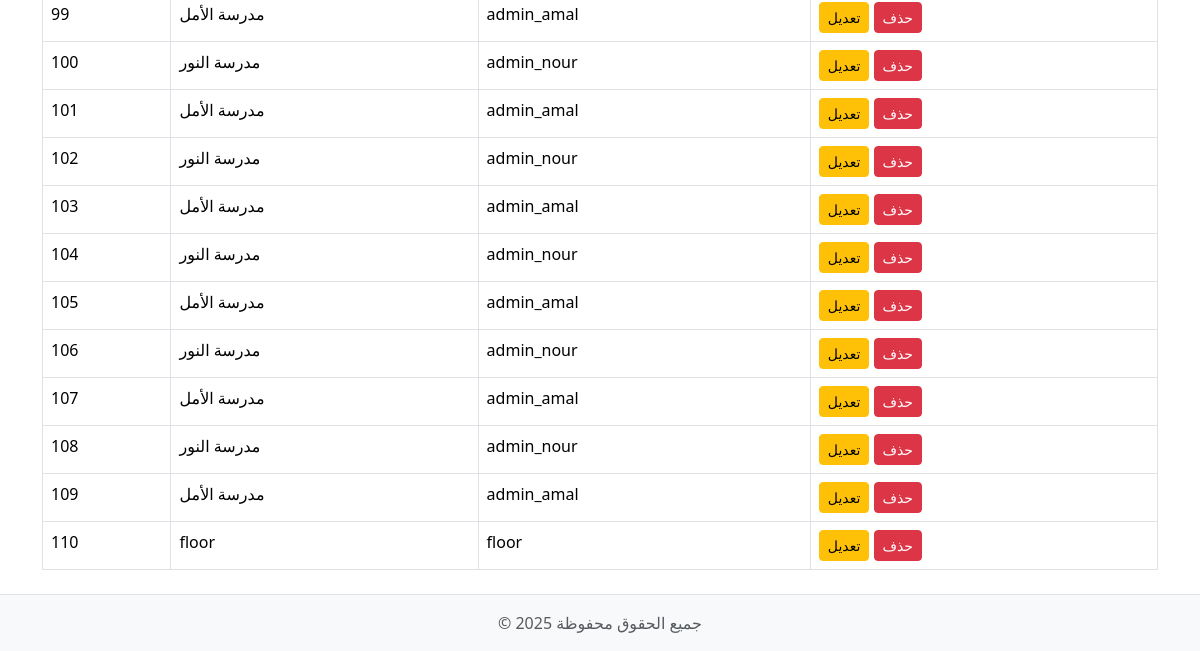
Before: /schools (signed in, lower part) with the older database file.
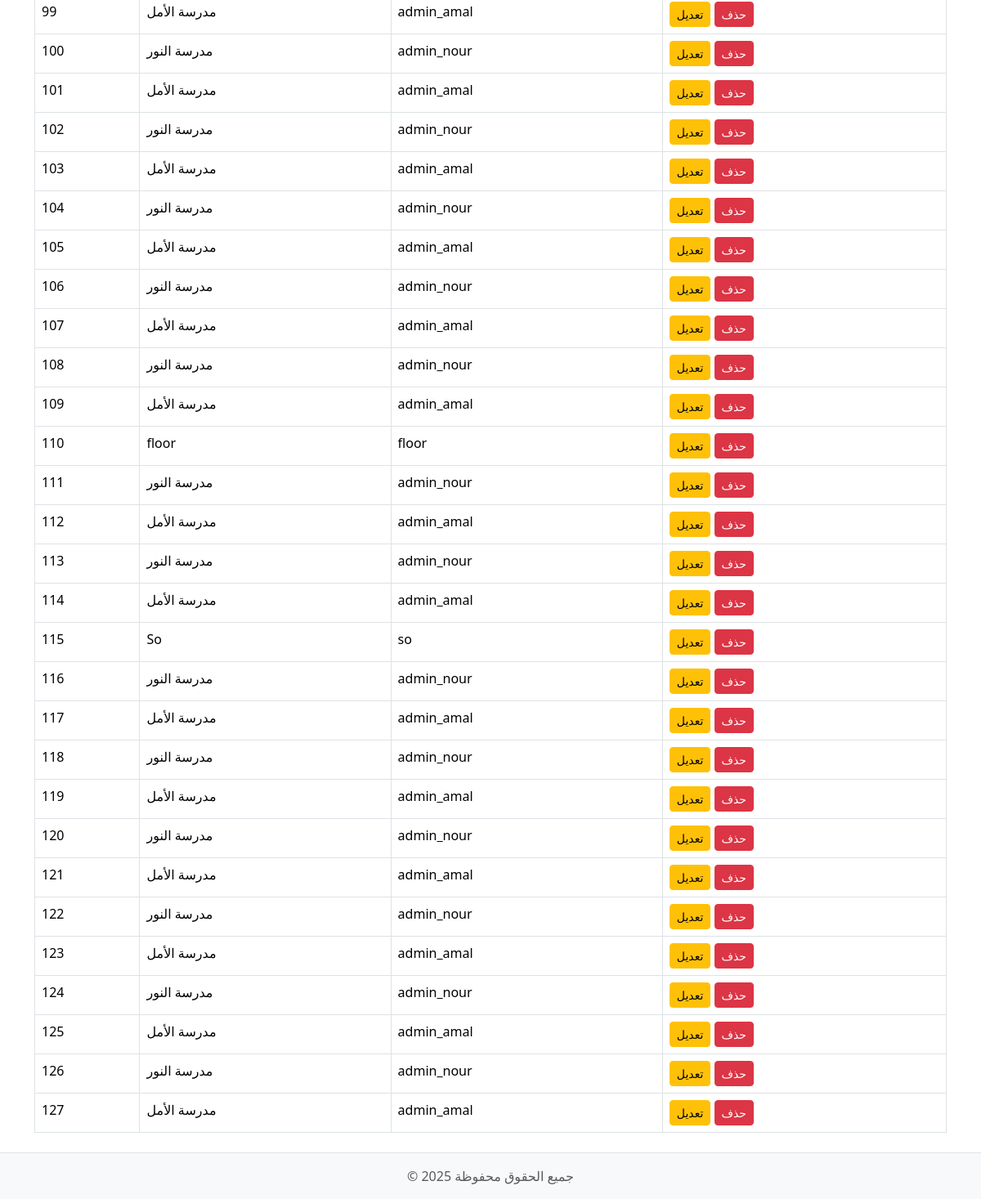
After: the same page with the newer database file.
### tables this page shows
CREATE TABLE schools (
        id INTEGER PRIMARY KEY AUTOINCREMENT,
        school_name TEXT NOT NULL,
        admin_username TEXT NOT NULL,
        admin_password TEXT NOT NULL
    );

### app.py (the view)
@app.route("/schools")
@login_required
def list_schools():
    if session.get("role") != "superadmin":
        flash("❌ غير مسموح")
        return redirect(url_for("dashboard"))
    conn = db.get_db_connection()
    schools = conn.execute("SELECT * FROM schools").fetchall()
    conn.close()
    return render_template("list_schools.html", schools=schools)

### auth.py (called while the page is built)
def login_required(f):
    @wraps(f)
    def decorated_function(*args, **kwargs):
        if 'user' not in session:
            return redirect(url_for('login'))
        return f(*args, **kwargs)
    return decorated_function

### db.py (called while the page is built)
def get_db_connection():
    conn = sqlite3.connect(DB_NAME)
    conn.row_factory = sqlite3.Row
    return conn

### templates/list_schools.html (shortened to what this page needs)
<!DOCTYPE html>
<html lang="ar">
<head>
    <link href="https://cdn.jsdelivr.net/npm/bootstrap@5.3.2/dist/css/bootstrap.min.css" rel="stylesheet">
</head>
<body>
    <div class="container mt-4">
        <table class="table table-bordered">
            <tbody>
                {% for school in schools %}
                <tr>
                    <td>{{ school.id }}</td>
                    <td>{{ school.school_name }}</td>
                    <td>{{ school.admin_username }}</td>
                    <td>
                        <a href="{{ url_for('edit_school', school_id=school.id) }}" class="btn btn-sm btn-warning">تعديل</a>
                        <form action="{{ url_for('delete_school', school_id=school.id) }}" method="POST" style="display:inline;">
                            <button type="submit" class="btn btn-sm btn-danger" onclick="return confirm('هل أنت متأكد؟')">حذف</button>
                        </form>
                    </td>
                </tr>
                {% endfor %}
            </tbody>
        </table>
    </div>
    {% include 'partials/footer.html' %}
</body>
</html>

### templates/partials/footer.html (shortened to what this page needs)
<footer class="bg-light text-center text-muted py-3 mt-4 border-top">
    © 2025 جميع الحقوق محفوظة
</footer>
</body>
</html>

Changed rows visible on the page:
added schools: id "111", school_name "مدرسة النور", admin_username "admin_nour"
added schools: id "112", school_name "مدرسة الأمل", admin_username "admin_amal"
added schools: id "113", school_name "مدرسة النور", admin_username "admin_nour"
added schools: id "114", school_name "مدرسة الأمل", admin_username "admin_amal"
added schools: id "115", school_name "So", admin_username "so"
added schools: id "116", school_name "مدرسة النور", admin_username "admin_nour"
added schools: id "117", school_name "مدرسة الأمل", admin_username "admin_amal"
added schools: id "118", school_name "مدرسة النور", admin_username "admin_nour"
added schools: id "119", school_name "مدرسة الأمل", admin_username "admin_amal"
added schools: id "120", school_name "مدرسة النور", admin_username "admin_nour"
added schools: id "121", school_name "مدرسة الأمل", admin_username "admin_amal"
added schools: id "122", school_name "مدرسة النور", admin_username "admin_nour"
added schools: id "123", school_name "مدرسة الأمل", admin_username "admin_amal"
added schools: id "124", school_name "مدرسة النور", admin_username "admin_nour"
added schools: id "125", school_name "مدرسة الأمل", admin_username "admin_amal"
added schools: id "126", school_name "مدرسة النور", admin_username "admin_nour"
added schools: id "127", school_name "مدرسة الأمل", admin_username "admin_amal"
